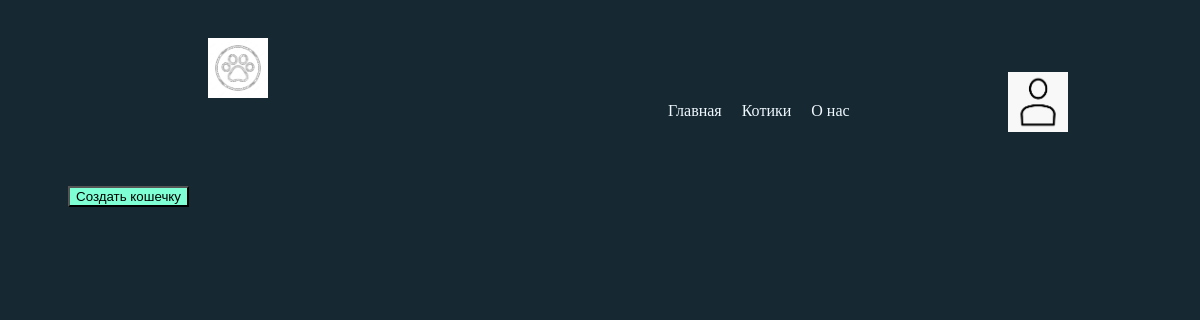
Before: /cats/ (signed in) with the older database file.
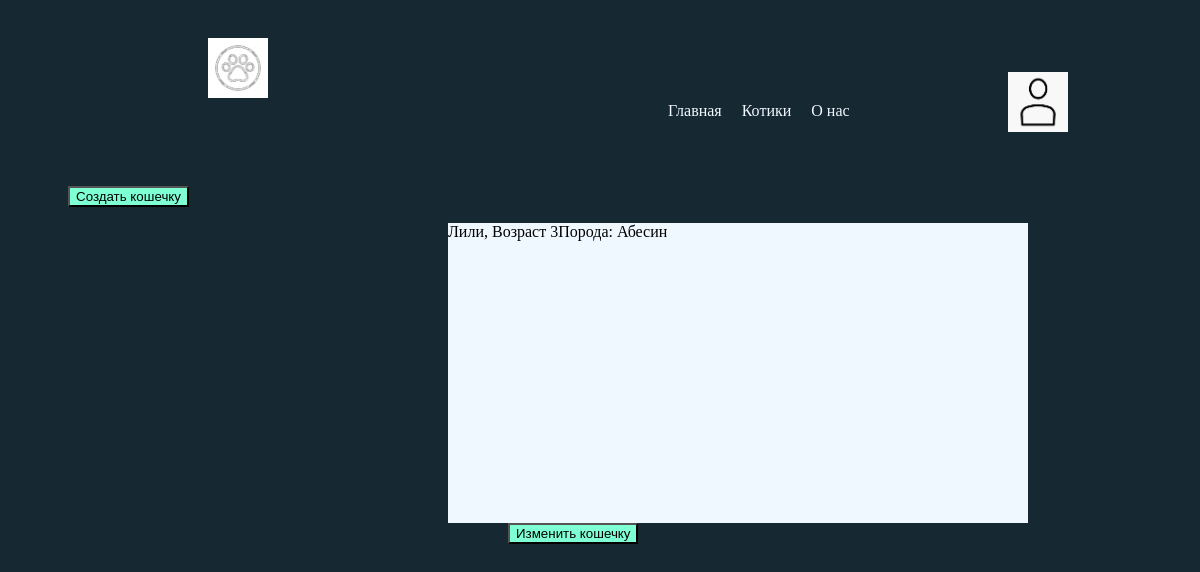
After: the same page with the newer database file.
### mainapp/models.py (models this page shows, shortened)
class Cats(models.Model):
    id = models.IntegerField(unique=True, primary_key=True, auto_created=True)
    user = models.ForeignKey(User, on_delete=models.CASCADE, null=True, verbose_name='user_id')
    name = models.CharField(max_length=20, verbose_name='name')
    age = models.IntegerField(verbose_name='age')
    breed = models.CharField(max_length=20, verbose_name='breed')
    photo = models.ImageField(verbose_name='Фото', upload_to='static/cats_photos', blank=True)

### mainapp/views.py (the view)
# urls.py: path('cats/', CatsListView.as_view(), name='cats'),
class CatsListView(ListView):
    template_name = 'mainapp/cats.html'
    model = Cats
    form_class = CatsForm
    def get_context_data(self, **kwargs):
        context = super().get_context_data(**kwargs)
        context['title'] = 'Кошечки'
        context['cats_list'] = cats_list
        return context
    def get_queryset(self):
        return Cats.objects.filter(user=self.request.user)

### mainapp/templates/mainapp/cats.html (shortened to what this page needs)
{% extends 'mainapp/base.html' %}
{% load static %}
{% block content %}
    {% if user.is_staff %}
        <button class="cats-but"><a class="but-text" href="{% url 'create_cats' %}">Создать кошечку</a></button>
    {% endif %}
    <ul class="cats-list">
        {% for object in object_list %}
            <li>
                <div class="cat-card">
                    <div class="info">
                        {{ object.name }},
                        Возраст {{ object.age }}
                    </div>
                    <div class="breed">
                       Порода: {{ object.breed }}
                    </div>
                </div>
            </li>
            <button class="cats-but"><a class="but-text" href="{% url 'update_cats' pk=object.id %}">Изменить кошечку</a></button>
        {% endfor %}
    </ul>
{% endblock %}

### mainapp/templates/mainapp/base.html (shortened to what this page needs)
{% load static %}
<!DOCTYPE html>
<html>
<head>
	{% block css %}
		<link rel="stylesheet" type="text/css" href="{% static 'css/style.css' %}">
        <link rel="stylesheet" type="text/css" href={% static 'css/style_registration_page.css' %}>
        <link rel="stylesheet" type="text/css" href={% static 'css/cats.css' %}>
	{% endblock %}
</head>
<body>
	<img class="logo" src="{% static 'media/logo.jpg' %}" alt="logo">
            <a href="{% url 'authapp:registration' %}"><img class="lk-logo" src="{% static 'media/lk_logo.jpg' %}" alt="lk-logo"></a>
            <ul class="menu">
                {% include 'mainapp/includes/inc_menu.html' %}
            </ul>
  {% block content %}
  {% endblock %}
</body>

### mainapp/templates/mainapp/includes/inc_menu.html
<li class="menu-but"><a href="{% url 'main' %}">Главная</a></li>
<li class="menu-but"><a href="{% url 'cats' %}">Котики</a></li>
<li class="menu-but"><a href="{% url 'about_us' %}">О нас</a></li>

### static/css/style.css (style rules this page uses)
body { background-color: #162831; }
a { text-decoration: none; color: aliceblue; }
.menu { list-style-type: none; }
.logo { width: 60px; height: 60px; margin-left: 200px; margin-top: 30px; }
.menu { position: relative; display: flex; flex-direction: row; align-items: flex-start; margin-left: 600px; bottom: 50px; max-width: 500px; }
.menu-but { margin-left: 20px; }
.lk-logo { width: 60px; height: 60px; margin-left: 1000px; margin-top: -30px; }

### static/css/cats.css (style rules this page uses)
.cats-list { list-style-type: none; margin-left: 400px; }
.cats-but { background: aquamarine; margin-left: 60px; }
.but-text { color: black; }
.cat-card { display: flex; background-color: aliceblue; width: 580px; height: 300px; }

Changed rows visible on the page:
now on this page (row edited): Cats: name "Лили", age "3", breed "Абесин"
